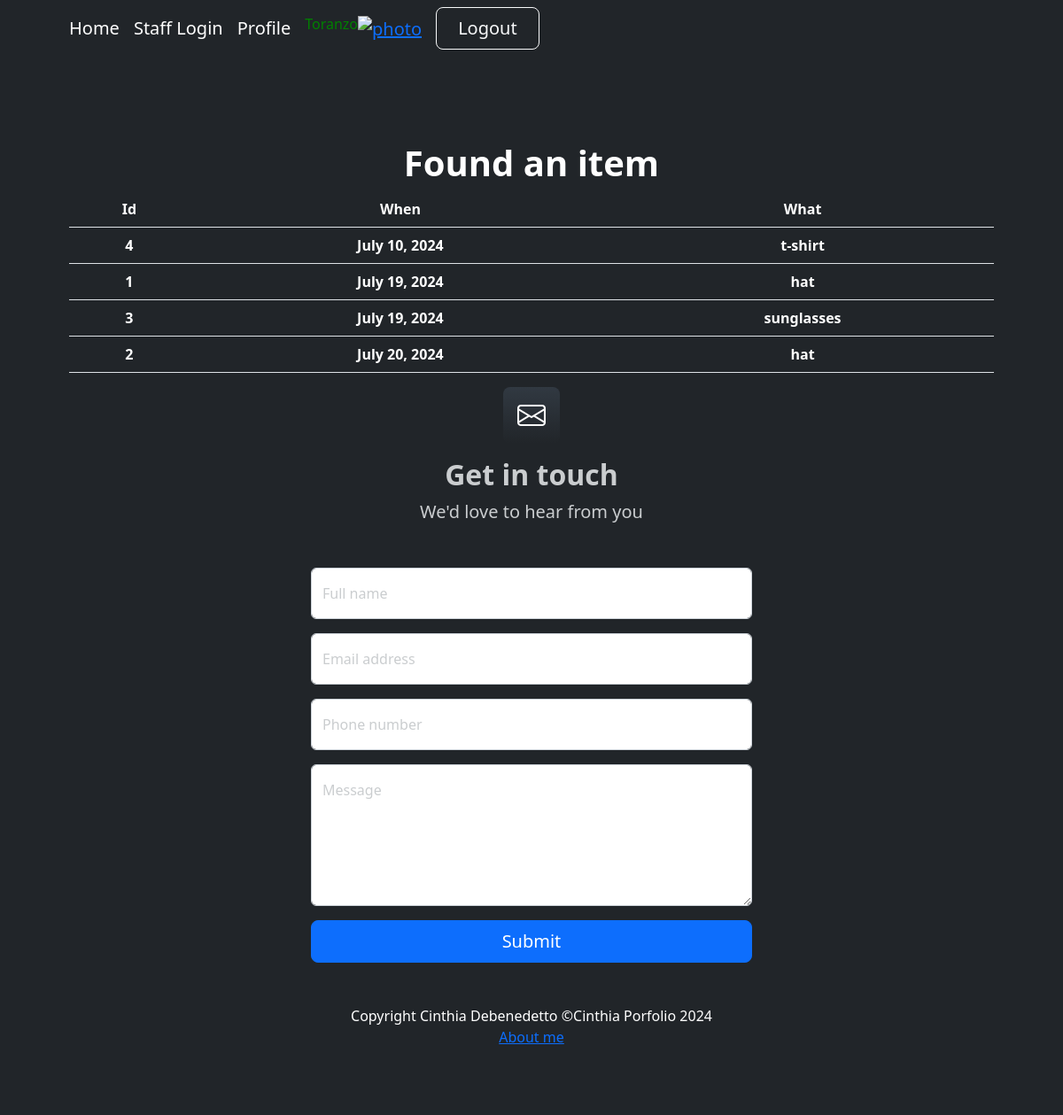
Page /encontrarItem/ (signed in) on the committed database.
### busqueda/models.py (models this page shows, shortened)
class Ifound(models.Model):
        LOCATIONS = [
                    ("Lobby", "Lobby"),
                     ("Tonic bar", "Tonic bar"),
                     ("Graze: Breakfast", "Graze: Breakfast"),
                     ("Underwater Observatory", "Underwater Observatory"),
                     ("North end Pool", "North end Pool"),
                     ("Salti: Restaurant", "Salti: Restaurant"),
                     ("Infinity: Restaurant", "Infinity: Restaurant"),
                     ("Kid's club", "Kid's club"),
                     ("Living reef center", "Living reef center"),
                     ("The Shake/Candy shop", "The Shake/Candy shop"),
                     ("Canopy wing: corridor", "Canopy wing: corridor"),
                     ("Driftwood wing: corridor", "Driftwood wing: corridor"),
                     ("Harbour wing: corridor", "Harbour wing: corridor"),
                     ("Transit Lounge", "Transit Lounge"),
                     ("Ferry", "Ferry"),
                     ("South end pool", "South end pool"),
                     ("Water sports", "Water sports"),
                     ("My room", "My room"),
                     ("Lover's Cove", "Lover's Cove"),
                     ("Rain forest walk", "Rain forest walk"),
                     ("Tennis/Basquet court", "Tennis/Basquet court"),
                     ("I don't know", "I don't know"),
    ]
        when = models.DateField(validators=[validate_past_date])
        what = models.CharField(max_length=60)
        where = models.CharField(max_length=60, choices=LOCATIONS, help_text="Select a place where you lost your item")
        color = models.CharField(max_length=50)
        model = models.CharField(max_length=60)
        size = models.CharField(max_length=60)
        description = models.TextField(verbose_name="Description", help_text="Optional: Complete a short description of item", blank=True, null=True)
        photo = models.ImageField(upload_to='found_photos/', blank=True, null=True, help_text='Opcional: load a photo of the item')
        returned_owner = models.BooleanField(default=False)
        class Meta:
            verbose_name = "Found Property"
            verbose_name_plural = "Found Properties"
            ordering = ["when", "what"]

### busqueda/views.py (the view)
# urls.py: path('encontrarItem/', encontrarItem, name="encontrarItem"),
@login_required
def encontrarItem(request):
    if 'buscar' in request.GET:
        patron = request.GET['buscar'].strip()
        if patron:
            queryset = (
                Ifound.objects.filter(what__icontains=patron)
                | Ifound.objects.filter(where__icontains=patron)
                | Ifound.objects.filter(when__icontains=patron)
                | Ifound.objects.filter(color__icontains=patron)
                | Ifound.objects.filter(model__icontains=patron)
                | Ifound.objects.filter(size__icontains=patron)
            ).distinct()
            found = list(queryset)
        else:
            found = Ifound.objects.all()
    else:
        found = Ifound.objects.all()
    contexto = {'found': found}
    return render(request, "busqueda/found.html", contexto)

### busqueda/templates/busqueda/found.html
{% extends "busqueda/index.html" %}
{% block titulo %}
<h1 class="display-10 fw-bolder text-white">Found an item</h1>
{% endblock titulo %}
{% block contenido %}
<table class="table" class="display-10 fw-bolder text-white">
    <thead class="display-10 fw-bolder text-white">
        <tr>
            <th>Id</th>
            <th>When</th>
            <th>What</th>
        </tr>
    </thead>
    <tbody class="display-10 fw-bolder text-white">
    {% for w in found  %}
        <tr class="display-10 fw-bolder text-white">
            <td>{{ w.id }}</td>
            <td>{{ w.when }}</td>
            <td>{{ w.what }}</td>
        </tr>
    {% endfor %}
    </tbody>
</table>
{% endblock contenido %}

### busqueda/templates/busqueda/index.html (shortened to what this page needs)
<!DOCTYPE html>
<html lang="en">
    <head>
        {% load static %}
        <link href="https://cdn.jsdelivr.net/npm/bootstrap-icons@1.4.1/font/bootstrap-icons.css" rel="stylesheet" />
        <link href="{% static 'css/styles.css'%}" rel="stylesheet" />
        <link rel="stylesheet" href="https://cdnjs.cloudflare.com/ajax/libs/font-awesome/6.4.0/css/all.min.css">
        <link rel="stylesheet" href="https://code.jquery.com/ui/1.12.1/themes/base/jquery-ui.css">
</head>
    </head>
    <body>
        <nav class="navbar navbar-expand-lg navbar-dark bg-dark">
            <div class="container px-5">
                <a class="navbar-brand" href="{% url 'home' %}">Home</a>
                <a class="navbar-brand" href="{% url 'admin' %}">Staff Login</a>
                {% if user.is_authenticated %}
               <a class="navbar-brand" href="{% url 'perfil' %}">Profile</a>
                    <h6 style="color:green">{{user.last_name}}</h6>
                    <div class="navbar-brand">
                        <a href= "{% url 'agregar_avatar'%}"><img src="{{request.session.avatar}}" height= "40px" weight="40px" alt="photo"></a>
                    </div>
                    {% endif %}
                <div class="collapse navbar-collapse" id="navbarSupportedContent">
                {% if user.is_authenticated %}
                <form method="post" action="{% url 'logout' %}">
                    <button type="submit" class="btn btn-outline-light btn-lg px-4" >Logout</button>
                  </form>
                </div>
                {% endif %}
                </div>
        </nav>
        <header class="bg-dark py-5">
            <div class="container px-5">
                <div class="row gx-5 justify-content-center">
                    <div class="col-lg-12">
                        <div class="text-center my-5">
                            {% block titulo %}{% endblock titulo %}
                            {% block contenido %}{% endblock contenido %}
    <section style="background-color: #212529">
        <div>
            <div class="text-center mb-5" >
                <div class="feature bg-primary bg-gradient text-white rounded-3 mb-3"><i class="bi bi-envelope"></i></div>
                <h2 class="fw-bolder">Get in touch</h2>
                <p class="lead mb-0">We'd love to hear from you</p>
            </div>
            <div class="row gx-5 justify-content-center">
                <div class="col-lg-6">
                    <form method="post" action="{% url 'contactar' %}">
                        <div class="form-floating mb-3">
                            <input class="form-control" id="name" type="text" name="name" placeholder="Enter your name..." required />
                            <label for="name">Full name</label>
                        </div>
                        <div class="form-floating mb-3">
                            <input class="form-control" id="email" type="email" name="email" placeholder="name@example.com" required />
                            <label for="email">Email address</label>
                        </div>
                        <div class="form-floating mb-3">
                            <input class="form-control" id="phone" type="tel" name="phone" placeholder="(123) 456-7890" required />
                            <label for="phone">Phone number</label>
                        </div>
                        <div class="form-floating mb-3">
                            <textarea class="form-control" id="message" name="message" placeholder="Enter your message here..." style="height: 10rem" required></textarea>
                            <label for="message">Message</label>
                        </div>
                        <div class="d-grid">
                            <button class="btn btn-primary btn-lg" type="submit">Submit</button>
                        </div>
                    </form>
                </div>
            </div>
        </div>
    </section>
        <footer class="py-5 bg-dark">
            <div class="container px-5"><p class="m-0 text-center text-white">Copyright Cinthia Debenedetto &copy;Cinthia Porfolio 2024</p></div>
            <a class="row gx-5 justify-content-center" href="{% url 'aboutme' %}">About me</a>
        </footer>
    </body>
</html>

### rows in the picture
Ifound: id "4", when "July 10, 2024", what "t-shirt"
Ifound: id "1", when "July 19, 2024", what "hat"
Ifound: id "3", when "July 19, 2024", what "sunglasses"
Ifound: id "2", when "July 20, 2024", what "hat"

### other values in the picture
{{ user.last_name }} "Toranzo"
